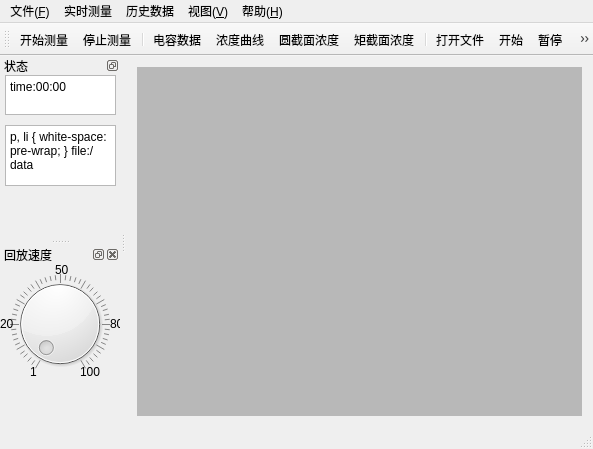
<?xml version="1.0" encoding="UTF-8"?>
<ui version="4.0">
 <class>MainWindow</class>
 <widget class="QMainWindow" name="MainWindow">
  <property name="geometry">
   <rect>
    <x>0</x>
    <y>0</y>
    <width>593</width>
    <height>449</height>
   </rect>
  </property>
  <property name="windowTitle">
   <string>ECT系统</string>
  </property>
  <property name="windowIcon">
   <iconset resource="icon.qrc">
    <normaloff>:/icon/F:/漂亮ico/我的电脑/c6.ico</normaloff>:/icon/F:/漂亮ico/我的电脑/c6.ico</iconset>
  </property>
  <widget class="QWidget" name="centralWidget">
   <layout class="QHBoxLayout" name="horizontalLayout">
    <item>
     <widget class="QMdiArea" name="mdiArea">
      <property name="sizePolicy">
       <sizepolicy hsizetype="Expanding" vsizetype="Expanding">
        <horstretch>0</horstretch>
        <verstretch>0</verstretch>
       </sizepolicy>
      </property>
      <property name="verticalScrollBarPolicy">
       <enum>Qt::ScrollBarAsNeeded</enum>
      </property>
      <property name="horizontalScrollBarPolicy">
       <enum>Qt::ScrollBarAsNeeded</enum>
      </property>
      <property name="sizeAdjustPolicy">
       <enum>QAbstractScrollArea::AdjustToContents</enum>
      </property>
      <property name="background">
       <brush brushstyle="SolidPattern">
        <color alpha="255">
         <red>184</red>
         <green>184</green>
         <blue>184</blue>
        </color>
       </brush>
      </property>
     </widget>
    </item>
   </layout>
  </widget>
  <widget class="QMenuBar" name="menuBar">
   <property name="geometry">
    <rect>
     <x>0</x>
     <y>0</y>
     <width>593</width>
     <height>23</height>
    </rect>
   </property>
   <widget class="QMenu" name="menu_file">
    <property name="title">
     <string>文件(&amp;F)</string>
    </property>
    <addaction name="action_save_location"/>
    <addaction name="action_exit"/>
   </widget>
   <widget class="QMenu" name="menu_view">
    <property name="title">
     <string>视图(&amp;V)</string>
    </property>
    <addaction name="action_capcolu"/>
    <addaction name="action_conline"/>
    <addaction name="action_concir"/>
    <addaction name="action_conrect"/>
   </widget>
   <widget class="QMenu" name="menu_help">
    <property name="title">
     <string>帮助(&amp;H)</string>
    </property>
    <addaction name="action_help"/>
    <addaction name="action_about"/>
   </widget>
   <widget class="QMenu" name="menu">
    <property name="title">
     <string>实时测量</string>
    </property>
    <widget class="QMenu" name="menu_3">
     <property name="tearOffEnabled">
      <bool>true</bool>
     </property>
     <property name="title">
      <string>保存数据类别</string>
     </property>
     <property name="separatorsCollapsible">
      <bool>false</bool>
     </property>
     <property name="toolTipsVisible">
      <bool>false</bool>
     </property>
     <addaction name="action_fltcapdata_dat"/>
     <addaction name="action_fltcapdata_txt"/>
     <addaction name="action_intcapdata_txt"/>
     <addaction name="action_fltcondata_txt"/>
     <addaction name="action_fltconline_txt"/>
     <addaction name="action_fltconcir_txt"/>
    </widget>
    <addaction name="action_set_commun"/>
    <addaction name="separator"/>
    <addaction name="action_start_commun"/>
    <addaction name="action_stop_commun"/>
    <addaction name="separator"/>
    <addaction name="menu_3"/>
   </widget>
   <widget class="QMenu" name="menu_2">
    <property name="title">
     <string>历史数据</string>
    </property>
    <addaction name="action_open_file"/>
    <addaction name="separator"/>
    <addaction name="action_startfile"/>
    <addaction name="action_pausefile"/>
    <addaction name="action_stopfile"/>
   </widget>
   <addaction name="menu_file"/>
   <addaction name="menu"/>
   <addaction name="menu_2"/>
   <addaction name="menu_view"/>
   <addaction name="menu_help"/>
  </widget>
  <widget class="QToolBar" name="mainToolBar">
   <property name="whatsThis">
    <string extracomment="选择要打开的数据文件。"/>
   </property>
   <property name="iconSize">
    <size>
     <width>20</width>
     <height>20</height>
    </size>
   </property>
   <property name="toolButtonStyle">
    <enum>Qt::ToolButtonIconOnly</enum>
   </property>
   <attribute name="toolBarArea">
    <enum>TopToolBarArea</enum>
   </attribute>
   <attribute name="toolBarBreak">
    <bool>false</bool>
   </attribute>
   <addaction name="action_start_commun"/>
   <addaction name="action_stop_commun"/>
   <addaction name="separator"/>
   <addaction name="action_capcolu"/>
   <addaction name="action_conline"/>
   <addaction name="action_concir"/>
   <addaction name="action_conrect"/>
   <addaction name="separator"/>
   <addaction name="action_open_file"/>
   <addaction name="action_startfile"/>
   <addaction name="action_pausefile"/>
   <addaction name="action_stopfile"/>
  </widget>
  <widget class="QStatusBar" name="statusBar">
   <property name="sizeGripEnabled">
    <bool>true</bool>
   </property>
  </widget>
  <widget class="QDockWidget" name="dockWidget_staus">
   <property name="enabled">
    <bool>true</bool>
   </property>
   <property name="sizePolicy">
    <sizepolicy hsizetype="Preferred" vsizetype="Preferred">
     <horstretch>0</horstretch>
     <verstretch>0</verstretch>
    </sizepolicy>
   </property>
   <property name="minimumSize">
    <size>
     <width>120</width>
     <height>140</height>
    </size>
   </property>
   <property name="floating">
    <bool>false</bool>
   </property>
   <property name="features">
    <set>QDockWidget::DockWidgetFloatable|QDockWidget::DockWidgetMovable</set>
   </property>
   <property name="allowedAreas">
    <set>Qt::LeftDockWidgetArea|Qt::RightDockWidgetArea</set>
   </property>
   <property name="windowTitle">
    <string>状态</string>
   </property>
   <attribute name="dockWidgetArea">
    <number>1</number>
   </attribute>
   <widget class="QWidget" name="dockWidgetContents">
    <property name="sizePolicy">
     <sizepolicy hsizetype="Minimum" vsizetype="Minimum">
      <horstretch>0</horstretch>
      <verstretch>0</verstretch>
     </sizepolicy>
    </property>
    <widget class="QTextEdit" name="textEdit_timeshow">
     <property name="enabled">
      <bool>true</bool>
     </property>
     <property name="geometry">
      <rect>
       <x>5</x>
       <y>0</y>
       <width>111</width>
       <height>40</height>
      </rect>
     </property>
     <property name="sizePolicy">
      <sizepolicy hsizetype="Minimum" vsizetype="Minimum">
       <horstretch>0</horstretch>
       <verstretch>0</verstretch>
      </sizepolicy>
     </property>
     <property name="minimumSize">
      <size>
       <width>90</width>
       <height>40</height>
      </size>
     </property>
     <property name="readOnly">
      <bool>false</bool>
     </property>
     <property name="html">
      <string>&lt;!DOCTYPE HTML PUBLIC &quot;-//W3C//DTD HTML 4.0//EN&quot; &quot;http://www.w3.org/TR/REC-html40/strict.dtd&quot;&gt;
&lt;html&gt;&lt;head&gt;&lt;meta name=&quot;qrichtext&quot; content=&quot;1&quot; /&gt;&lt;style type=&quot;text/css&quot;&gt;
p, li { white-space: pre-wrap; }
&lt;/style&gt;&lt;/head&gt;&lt;body style=&quot; font-family:'SimSun'; font-size:9pt; font-weight:400; font-style:normal;&quot;&gt;
&lt;p style=&quot; margin-top:0px; margin-bottom:0px; margin-left:0px; margin-right:0px; -qt-block-indent:0; text-indent:0px;&quot;&gt;time:00:00&lt;/p&gt;&lt;/body&gt;&lt;/html&gt;</string>
     </property>
    </widget>
    <widget class="QTextEdit" name="textEdit_filepath">
     <property name="geometry">
      <rect>
       <x>5</x>
       <y>50</y>
       <width>111</width>
       <height>61</height>
      </rect>
     </property>
     <property name="readOnly">
      <bool>true</bool>
     </property>
     <property name="html">
      <string>&lt;!DOCTYPE HTML PUBLIC &quot;-//W3C//DTD HTML 4.0//EN&quot; &quot;http://www.w3.org/TR/REC-html40/strict.dtd&quot;&gt;
&lt;html&gt;&lt;head&gt;&lt;meta name=&quot;qrichtext&quot; content=&quot;1&quot; /&gt;&lt;style type=&quot;text/css&quot;&gt;
p, li { white-space: pre-wrap; }
&lt;/style&gt;&lt;/head&gt;&lt;body style=&quot; font-family:'SimSun'; font-size:9pt; font-weight:400; font-style:normal;&quot;&gt;
&lt;p style=&quot; margin-top:0px; margin-bottom:0px; margin-left:0px; margin-right:0px; -qt-block-indent:0; text-indent:0px;&quot;&gt;file:/data&lt;/p&gt;&lt;/body&gt;&lt;/html&gt;</string>
     </property>
    </widget>
   </widget>
  </widget>
  <widget class="QDockWidget" name="dockWidget_player">
   <property name="minimumSize">
    <size>
     <width>120</width>
     <height>140</height>
    </size>
   </property>
   <property name="windowTitle">
    <string>回放速度</string>
   </property>
   <attribute name="dockWidgetArea">
    <number>1</number>
   </attribute>
   <widget class="QWidget" name="dockWidgetContents_5">
    <widget class="QDial" name="dial_player">
     <property name="geometry">
      <rect>
       <x>10</x>
       <y>10</y>
       <width>100</width>
       <height>100</height>
      </rect>
     </property>
     <property name="minimum">
      <number>1</number>
     </property>
     <property name="maximum">
      <number>100</number>
     </property>
     <property name="value">
      <number>1</number>
     </property>
     <property name="wrapping">
      <bool>false</bool>
     </property>
     <property name="notchTarget">
      <double>2.000000000000000</double>
     </property>
     <property name="notchesVisible">
      <bool>true</bool>
     </property>
    </widget>
    <widget class="QLabel" name="label">
     <property name="geometry">
      <rect>
       <x>30</x>
       <y>100</y>
       <width>16</width>
       <height>16</height>
      </rect>
     </property>
     <property name="text">
      <string>1</string>
     </property>
    </widget>
    <widget class="QLabel" name="label_2">
     <property name="geometry">
      <rect>
       <x>80</x>
       <y>100</y>
       <width>21</width>
       <height>16</height>
      </rect>
     </property>
     <property name="text">
      <string>100</string>
     </property>
    </widget>
    <widget class="QLabel" name="label_3">
     <property name="geometry">
      <rect>
       <x>55</x>
       <y>-2</y>
       <width>16</width>
       <height>16</height>
      </rect>
     </property>
     <property name="text">
      <string>50</string>
     </property>
    </widget>
    <widget class="QLabel" name="label_4">
     <property name="geometry">
      <rect>
       <x>0</x>
       <y>52</y>
       <width>16</width>
       <height>16</height>
      </rect>
     </property>
     <property name="text">
      <string>20</string>
     </property>
    </widget>
    <widget class="QLabel" name="label_5">
     <property name="geometry">
      <rect>
       <x>110</x>
       <y>52</y>
       <width>16</width>
       <height>16</height>
      </rect>
     </property>
     <property name="text">
      <string>80</string>
     </property>
    </widget>
   </widget>
  </widget>
  <action name="action_open_file">
   <property name="icon">
    <iconset resource="icon.qrc">
     <normaloff>:/icon/F:/漂亮ico/文件操作/folder.ico</normaloff>:/icon/F:/漂亮ico/文件操作/folder.ico</iconset>
   </property>
   <property name="text">
    <string>打开文件</string>
   </property>
  </action>
  <action name="action_exit">
   <property name="text">
    <string>退出</string>
   </property>
   <property name="shortcut">
    <string>Ctrl+E</string>
   </property>
  </action>
  <action name="action_capcolu">
   <property name="checkable">
    <bool>false</bool>
   </property>
   <property name="checked">
    <bool>false</bool>
   </property>
   <property name="text">
    <string>电容数据</string>
   </property>
   <property name="visible">
    <bool>true</bool>
   </property>
  </action>
  <action name="action_conline">
   <property name="checkable">
    <bool>false</bool>
   </property>
   <property name="checked">
    <bool>false</bool>
   </property>
   <property name="text">
    <string>浓度曲线</string>
   </property>
  </action>
  <action name="action_concir">
   <property name="checkable">
    <bool>false</bool>
   </property>
   <property name="checked">
    <bool>false</bool>
   </property>
   <property name="text">
    <string>圆截面浓度</string>
   </property>
  </action>
  <action name="action_help">
   <property name="text">
    <string>使用帮助</string>
   </property>
  </action>
  <action name="action_about">
   <property name="text">
    <string>关于</string>
   </property>
  </action>
  <action name="action_set_commun">
   <property name="icon">
    <iconset resource="icon.qrc">
     <normaloff>:/icon/F:/漂亮ico/文件操作/gear.png</normaloff>:/icon/F:/漂亮ico/文件操作/gear.png</iconset>
   </property>
   <property name="text">
    <string>连接下位机</string>
   </property>
  </action>
  <action name="action_save_location">
   <property name="icon">
    <iconset resource="icon.qrc">
     <normaloff>:/icon/F:/漂亮ico/文件操作/save_as.ico</normaloff>:/icon/F:/漂亮ico/文件操作/save_as.ico</iconset>
   </property>
   <property name="text">
    <string>保存位置</string>
   </property>
  </action>
  <action name="action_start_commun">
   <property name="icon">
    <iconset resource="icon.qrc">
     <normaloff>:/icon/F:/漂亮ico/文件操作/media_playback_start.ico</normaloff>:/icon/F:/漂亮ico/文件操作/media_playback_start.ico</iconset>
   </property>
   <property name="text">
    <string>开始测量</string>
   </property>
   <property name="shortcut">
    <string>Ctrl+W</string>
   </property>
  </action>
  <action name="action_stop_commun">
   <property name="icon">
    <iconset resource="icon.qrc">
     <normaloff>:/icon/F:/漂亮ico/文件操作/delete_2.png</normaloff>:/icon/F:/漂亮ico/文件操作/delete_2.png</iconset>
   </property>
   <property name="text">
    <string>停止测量</string>
   </property>
   <property name="shortcut">
    <string>Ctrl+S</string>
   </property>
  </action>
  <action name="action_startfile">
   <property name="icon">
    <iconset resource="icon.qrc">
     <normaloff>:/icon/F:/漂亮ico/媒体/play_24.png</normaloff>:/icon/F:/漂亮ico/媒体/play_24.png</iconset>
   </property>
   <property name="text">
    <string>开始</string>
   </property>
   <property name="whatsThis">
    <string extracomment="开始读取历史数据。"/>
   </property>
   <property name="shortcut">
    <string>F10</string>
   </property>
  </action>
  <action name="action_pausefile">
   <property name="icon">
    <iconset resource="icon.qrc">
     <normaloff>:/icon/F:/漂亮ico/媒体/pause_24.png</normaloff>:/icon/F:/漂亮ico/媒体/pause_24.png</iconset>
   </property>
   <property name="text">
    <string>暂停</string>
   </property>
   <property name="whatsThis">
    <string extracomment="暂停读取，按开始按钮继续。"/>
   </property>
   <property name="shortcut">
    <string>F9</string>
   </property>
  </action>
  <action name="action_stopfile">
   <property name="icon">
    <iconset resource="icon.qrc">
     <normaloff>:/icon/F:/漂亮ico/媒体/stop.png</normaloff>:/icon/F:/漂亮ico/媒体/stop.png</iconset>
   </property>
   <property name="text">
    <string>停止</string>
   </property>
   <property name="whatsThis">
    <string extracomment="停止读取，不可继续。"/>
   </property>
   <property name="shortcut">
    <string>F8</string>
   </property>
  </action>
  <action name="action_conrect">
   <property name="checkable">
    <bool>false</bool>
   </property>
   <property name="text">
    <string>矩截面浓度</string>
   </property>
  </action>
  <action name="actionSs">
   <property name="text">
    <string>浓度曲线</string>
   </property>
  </action>
  <action name="actionTj">
   <property name="text">
    <string>浓度分布</string>
   </property>
  </action>
  <action name="action_read_cali">
   <property name="text">
    <string>读取标定</string>
   </property>
  </action>
  <action name="action_fltcapdata_dat">
   <property name="checkable">
    <bool>true</bool>
   </property>
   <property name="checked">
    <bool>true</bool>
   </property>
   <property name="text">
    <string>电容数据(dat)</string>
   </property>
  </action>
  <action name="action_fltcapdata_txt">
   <property name="checkable">
    <bool>true</bool>
   </property>
   <property name="checked">
    <bool>true</bool>
   </property>
   <property name="text">
    <string>电容数据(txt)</string>
   </property>
  </action>
  <action name="action_fltcondata_txt">
   <property name="checkable">
    <bool>true</bool>
   </property>
   <property name="checked">
    <bool>true</bool>
   </property>
   <property name="text">
    <string>浓度数据</string>
   </property>
  </action>
  <action name="action_fltconline_txt">
   <property name="checkable">
    <bool>true</bool>
   </property>
   <property name="text">
    <string>圆截面浓度</string>
   </property>
  </action>
  <action name="action_fltconcir_txt">
   <property name="checkable">
    <bool>true</bool>
   </property>
   <property name="text">
    <string>矩截面浓度</string>
   </property>
  </action>
  <action name="action_intcapdata_txt">
   <property name="checkable">
    <bool>true</bool>
   </property>
   <property name="checked">
    <bool>true</bool>
   </property>
   <property name="text">
    <string>整数数据(txt)</string>
   </property>
  </action>
 </widget>
 <layoutdefault spacing="6" margin="11"/>
 <tabstops>
  <tabstop>textEdit_timeshow</tabstop>
  <tabstop>textEdit_filepath</tabstop>
  <tabstop>dial_player</tabstop>
 </tabstops>
 <resources>
  <include location="icon.qrc"/>
 </resources>
 <connections/>
</ui>
